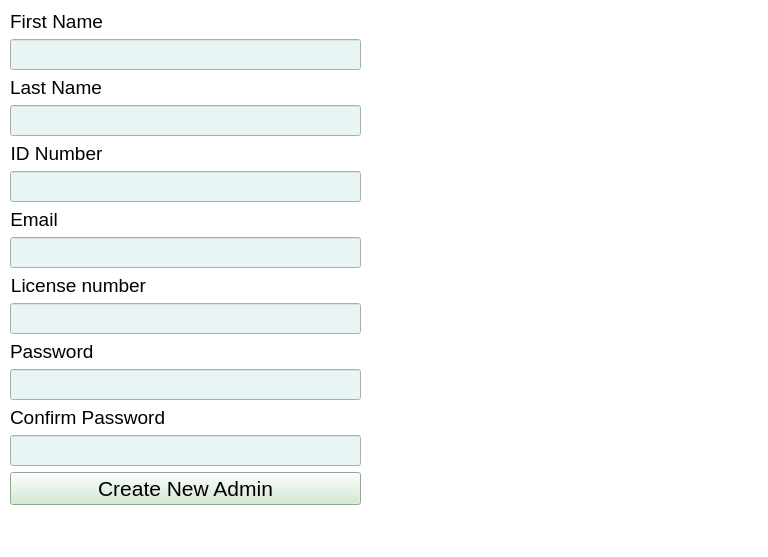
<?xml version="1.0" encoding="UTF-8"?>
<ui version="4.0">
 <class>createAdminWindow</class>
 <widget class="QMainWindow" name="createAdminWindow">
  <property name="geometry">
   <rect>
    <x>0</x>
    <y>0</y>
    <width>768</width>
    <height>557</height>
   </rect>
  </property>
  <property name="windowTitle">
   <string>MainWindow</string>
  </property>
  <property name="styleSheet">
   <string notr="true">background-color: rgb(255, 255, 255);</string>
  </property>
  <widget class="QWidget" name="centralwidget">
   <widget class="QWidget" name="formLayoutWidget">
    <property name="geometry">
     <rect>
      <x>10</x>
      <y>10</y>
      <width>351</width>
      <height>521</height>
     </rect>
    </property>
    <layout class="QFormLayout" name="formLayout">
     <property name="rowWrapPolicy">
      <enum>QFormLayout::WrapAllRows</enum>
     </property>
     <property name="labelAlignment">
      <set>Qt::AlignLeading|Qt::AlignLeft|Qt::AlignVCenter</set>
     </property>
     <property name="formAlignment">
      <set>Qt::AlignLeading|Qt::AlignLeft|Qt::AlignTop</set>
     </property>
     <item row="0" column="0">
      <widget class="QLabel" name="label">
       <property name="font">
        <font>
         <pointsize>14</pointsize>
        </font>
       </property>
       <property name="text">
        <string>First Name</string>
       </property>
       <property name="alignment">
        <set>Qt::AlignCenter</set>
       </property>
       <property name="margin">
        <number>0</number>
       </property>
      </widget>
     </item>
     <item row="0" column="1">
      <widget class="QLineEdit" name="nameLineEdit">
       <property name="font">
        <font>
         <pointsize>14</pointsize>
        </font>
       </property>
       <property name="styleSheet">
        <string notr="true">background-color: rgb(233, 245, 244)
</string>
       </property>
      </widget>
     </item>
     <item row="1" column="0">
      <widget class="QLabel" name="label_2">
       <property name="font">
        <font>
         <pointsize>14</pointsize>
        </font>
       </property>
       <property name="text">
        <string>Last Name</string>
       </property>
       <property name="alignment">
        <set>Qt::AlignCenter</set>
       </property>
       <property name="margin">
        <number>0</number>
       </property>
      </widget>
     </item>
     <item row="1" column="1">
      <widget class="QLineEdit" name="lastNameLineEdit">
       <property name="font">
        <font>
         <pointsize>14</pointsize>
        </font>
       </property>
       <property name="styleSheet">
        <string notr="true">background-color: rgb(233, 245, 244)
</string>
       </property>
      </widget>
     </item>
     <item row="2" column="0">
      <widget class="QLabel" name="label_3">
       <property name="font">
        <font>
         <pointsize>14</pointsize>
        </font>
       </property>
       <property name="text">
        <string>ID Number</string>
       </property>
       <property name="alignment">
        <set>Qt::AlignCenter</set>
       </property>
       <property name="margin">
        <number>0</number>
       </property>
      </widget>
     </item>
     <item row="2" column="1">
      <widget class="QLineEdit" name="idLineEdit">
       <property name="font">
        <font>
         <pointsize>14</pointsize>
        </font>
       </property>
       <property name="styleSheet">
        <string notr="true">background-color: rgb(233, 245, 244)
</string>
       </property>
      </widget>
     </item>
     <item row="3" column="0">
      <widget class="QLabel" name="label_4">
       <property name="font">
        <font>
         <pointsize>14</pointsize>
        </font>
       </property>
       <property name="text">
        <string>Email</string>
       </property>
       <property name="alignment">
        <set>Qt::AlignCenter</set>
       </property>
       <property name="margin">
        <number>0</number>
       </property>
      </widget>
     </item>
     <item row="3" column="1">
      <widget class="QLineEdit" name="emailLineEdit">
       <property name="font">
        <font>
         <pointsize>14</pointsize>
        </font>
       </property>
       <property name="styleSheet">
        <string notr="true">background-color: rgb(233, 245, 244)
</string>
       </property>
      </widget>
     </item>
     <item row="4" column="0">
      <widget class="QLabel" name="label_5">
       <property name="font">
        <font>
         <pointsize>14</pointsize>
        </font>
       </property>
       <property name="text">
        <string>License number</string>
       </property>
       <property name="alignment">
        <set>Qt::AlignCenter</set>
       </property>
       <property name="margin">
        <number>0</number>
       </property>
      </widget>
     </item>
     <item row="4" column="1">
      <widget class="QLineEdit" name="licenseLineEdit">
       <property name="font">
        <font>
         <pointsize>14</pointsize>
        </font>
       </property>
       <property name="styleSheet">
        <string notr="true">background-color: rgb(233, 245, 244);</string>
       </property>
      </widget>
     </item>
     <item row="6" column="1">
      <widget class="QLineEdit" name="passwordLineEdit">
       <property name="font">
        <font>
         <pointsize>14</pointsize>
        </font>
       </property>
       <property name="styleSheet">
        <string notr="true">background-color: rgb(233, 245, 244);</string>
       </property>
      </widget>
     </item>
     <item row="7" column="1">
      <widget class="QLabel" name="label_8">
       <property name="font">
        <font>
         <pointsize>14</pointsize>
        </font>
       </property>
       <property name="text">
        <string>Confirm Password</string>
       </property>
       <property name="margin">
        <number>0</number>
       </property>
      </widget>
     </item>
     <item row="8" column="1">
      <widget class="QLineEdit" name="confPassordLineEdit">
       <property name="font">
        <font>
         <pointsize>14</pointsize>
        </font>
       </property>
       <property name="styleSheet">
        <string notr="true">background-color: rgb(233, 245, 244);</string>
       </property>
      </widget>
     </item>
     <item row="5" column="1">
      <widget class="QLabel" name="label_7">
       <property name="font">
        <font>
         <pointsize>14</pointsize>
        </font>
       </property>
       <property name="text">
        <string>Password</string>
       </property>
       <property name="margin">
        <number>0</number>
       </property>
      </widget>
     </item>
     <item row="9" column="1">
      <widget class="QPushButton" name="createAdminBtn">
       <property name="font">
        <font>
         <pointsize>16</pointsize>
        </font>
       </property>
       <property name="styleSheet">
        <string notr="true">background-color: rgb(204, 235, 207);</string>
       </property>
       <property name="text">
        <string>Create New Admin</string>
       </property>
      </widget>
     </item>
    </layout>
   </widget>
   <widget class="QLabel" name="label_6">
    <property name="geometry">
     <rect>
      <x>390</x>
      <y>20</y>
      <width>351</width>
      <height>491</height>
     </rect>
    </property>
    <property name="text">
     <string/>
    </property>
    <property name="pixmap">
     <pixmap>media/pharmacist-logo.jpg</pixmap>
    </property>
    <property name="alignment">
     <set>Qt::AlignHCenter|Qt::AlignTop</set>
    </property>
   </widget>
  </widget>
  <widget class="QStatusBar" name="statusbar"/>
 </widget>
 <resources/>
 <connections/>
</ui>
